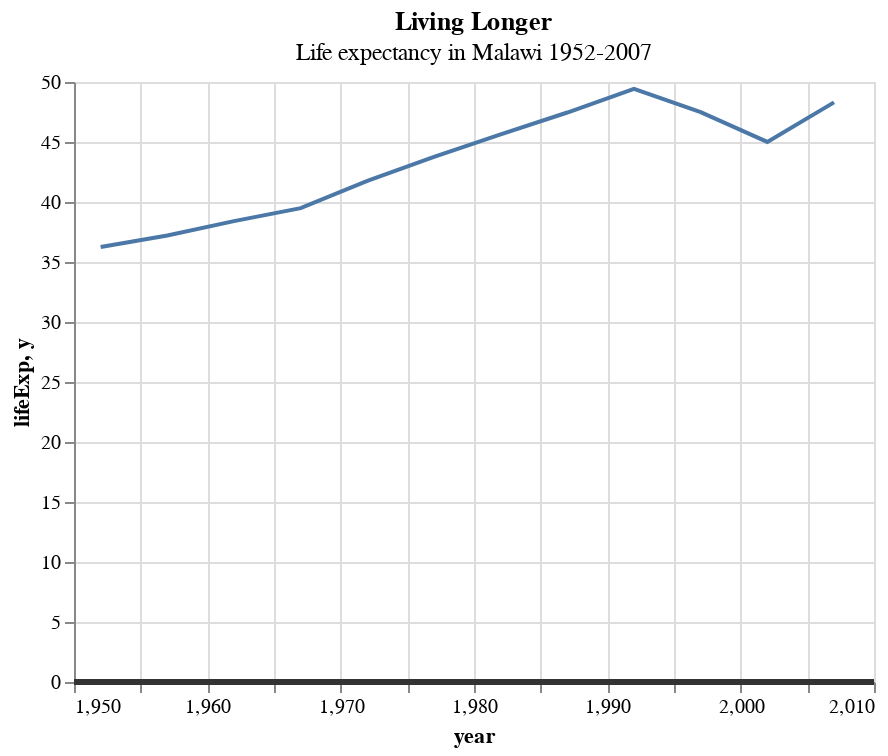

Notebook cell for this chart:
### Code cell
## altair
line = (alt.Chart(line_df).mark_line().encode(
x='year',
y='lifeExp')
.properties(title={'text': 'Living Longer',
                   'subtitle': 'Life expectancy in Malawi 1952-2007'})
) 

# hline
overlay = pd.DataFrame({'y': [0]})
hline = alt.Chart(overlay
                 ).mark_rule(color='#333333'
                             , strokeWidth=3
                 ).encode(y='y:Q')
                .configure(gr)

line + hline

### Figure 1 — Vega-Lite specification as saved in the notebook (floating-point values rounded to 4 significant figures)
{"config": {"view": {"continuousWidth": 400, "continuousHeight": 300}}, "layer": [{"data": {"name": "data-09bd37ab7bcd5f13694b463cd22b382a"}, "mark": "line", "encoding": {"x": {"type": "quantitative", "field": "year"}, "y": {"type": "quantitative", "field": "lifeExp"}}, "title": {"text": "Living Longer", "subtitle": "Life expectancy in Malawi 1952-2007"}}, {"data": {"name": "data-06fd9f850666401b4599de5588b60692"}, "mark": {"type": "rule", "color": "#333333", "strokeWidth": 3}, "encoding": {"y": {"type": "quantitative", "field": "y"}}}], "$schema": "https://vega.github.io/schema/vega-lite/v4.0.2.json", "datasets": {"data-09bd37ab7bcd5f13694b463cd22b382a": [{"country": "Malawi", "continent": "Africa", "year": 1952, "lifeExp": 36.26, "pop": 2917802, "gdpPercap": 369.2}, {"country": "Malawi", "continent": "Africa", "year": 1957, "lifeExp": 37.21, "pop": 3221238, "gdpPercap": 416.4}, {"country": "Malawi", "continent": "Africa", "year": 1962, "lifeExp": 38.41, "pop": 3628608, "gdpPercap": 427.9}, {"country": "Malawi", "continent": "Africa", "year": 1967, "lifeExp": 39.49, "pop": 4147252, "gdpPercap": 495.5}, {"country": "Malawi", "continent": "Africa", "year": 1972, "lifeExp": 41.77, "pop": 4730997, "gdpPercap": 584.6}, {"country": "Malawi", "continent": "Africa", "year": 1977, "lifeExp": 43.77, "pop": 5637246, "gdpPercap": 663.2}, {"country": "Malawi", "continent": "Africa", "year": 1982, "lifeExp": 45.64, "pop": 6502825, "gdpPercap": 632.8}, {"country": "Malawi", "continent": "Africa", "year": 1987, "lifeExp": 47.46, "pop": 7824747, "gdpPercap": 635.5}, {"country": "Malawi", "continent": "Africa", "year": 1992, "lifeExp": 49.42, "pop": 10014249, "gdpPercap": 563.2}, {"country": "Malawi", "continent": "Africa", "year": 1997, "lifeExp": 47.49, "pop": 10419991, "gdpPercap": 692.3}, {"country": "Malawi", "continent": "Africa", "year": 2002, "lifeExp": 45.01, "pop": 11824495, "gdpPercap": 665.4}, {"country": "Malawi", "continent": "Africa", "year": 2007, "lifeExp": 48.3, "pop": 13327079, "gdpPercap": 759.3}], "data-06fd9f850666401b4599de5588b60692": [{"y": 0}]}}
